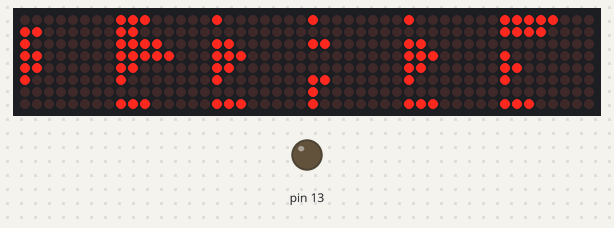
Recording of a sketch running on a simulated Arduino Uno, built with avr-gcc and run on an emulated ATmega328P. Shown: 48×8 LED matrix, output pins drawn as LEDs (lit = HIGH).

Above: at 4.07 s.
At 6.03 s:
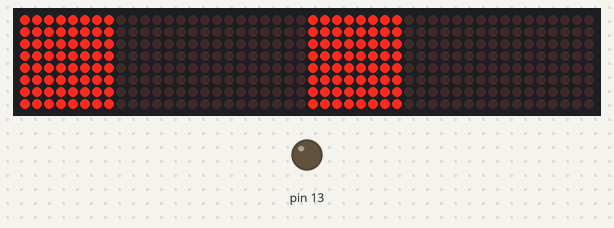
At 8.07 s:
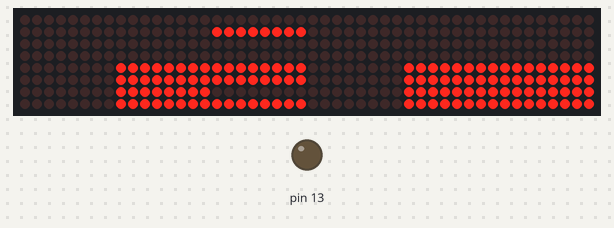

Measured:
- by itself, everything shown: repeats every 8.6 s, in 126 steps

The sketch:

igloo.ino
```cpp
#include <MaxMatrix.h>
const byte DATA1 = 11;  // 資料輸入線
const byte CS1= 10;  // 晶片選擇線
const byte CLK1 = 9;// 時脈線
const byte DATA2 = 11;  // 資料輸入線
const byte CS2= 10;  // 晶片選擇線
const byte CLK2 = 9;  // 時脈線
const byte maxInUse = 6;   // 代表串連兩個MAX7219模組
MaxMatrix m1(DATA1, CS1, CLK1, maxInUse);
//MaxMatrix m2(DATA2, CS2, CLK2, maxInUse);

long long int light_data1[] = {0, 0, 0, 0, 0, 0, 0, 0};
long long int light_data2[] = {0, 0, 0, 0, 0, 0, 0, 0};

short LED_R2[16] = {3, 7, 2, 4, 0, 5, 1, 6, 27, 31, 26, 28, 24, 29, 25, 30};
short LED_G2[16] = {14, 8, 10, 11, 22, 21, 20, 19, 38, 32, 34, 35, 46, 45, 44, 43};
short LED_B2[16] = {9, 13, 12, 15, 17, 16, 18, 23, 33, 37, 36, 39, 41, 40, 42, 47};

short LED_R1[16] = {27, 31, 26, 28, 24, 29, 25, 30, 3, 7, 2, 4, 0, 5, 1, 6};
short LED_G1[16] = {33, 32, 34, 35, 41, 40, 42, 43, 9, 8, 10, 11, 22, 16, 18, 19};
short LED_B1[16] = {38, 37, 36, 39, 46, 45, 44, 47, 14, 13, 12, 15, 17, 21, 20, 23};

void reset1(){
  for (int i=0;i<8;i++){
    light_data1[i]  = (long long int)0;
  }
}

void reset2(){
  for (int i=0;i<8;i++){
    light_data2[i]  = (long long int)0;
  }
}

void set_color1(int LED_NUM, int R, int G, int B){
  for (int i=0;i<R;i++){
    light_data1[i] |= ((long long int)1 << LED_R1[LED_NUM]);
  }
  for (int i=0;i<G;i++){
    light_data1[i] |= ((long long int)1 << LED_G1[LED_NUM]);
  }
  for (int i=0;i<B;i++){
    light_data1[i] |= ((long long int)1 << LED_B1[LED_NUM]);
  }
}

void set_color2(int LED_NUM, int R, int G, int B){
  for (int i=0;i<R;i++){
    light_data2[i] |= ((long long int)1 << LED_R2[LED_NUM]);
  }
  for (int i=0;i<G;i++){
    light_data2[i] |= ((long long int)1 << LED_G2[LED_NUM]);
  }
  for (int i=0;i<B;i++){
    light_data2[i] |= ((long long int)1 << LED_B2[LED_NUM]);
  }
}

void show1(){
  for (int i=0;i<6;i++){
    byte ttt[] = {8, 8, 0, 0, 0, 0, 0, 0, 0, 0};
    for (int j=0;j<8;j++){
      ttt[j+2] = (light_data1[j] >> (i*8));
      //Serial.print(ttt[j+2]);
      //Serial.print(" ");
    }
    //Serial.println();
    m1.writeSprite(i*8, 0, ttt);
  }
}

void show2(){
  for (int i=0;i<6;i++){
    byte ttt[] = {8, 8, 0, 0, 0, 0, 0, 0, 0, 0};
    for (int j=0;j<8;j++){
      ttt[j+2] = (light_data2[j] >> (i*8));
      //Serial.print(ttt[j+2]);
      //Serial.print(" ");
    }
    //Serial.println();
    //m2.writeSprite(i*8, 0, ttt);
  }
}

void setup() {
  // put your setup code here, to run once:
  m1.init();
  //m2.init();
  m1.setIntensity(20);
  //m2.setIntensity(20);
  //delay(1000);
  pinMode(13, OUTPUT);
  Serial.begin(9600);
}

void loop() {
  m1.init();

  for (int i=0;i<16;i++){
    set_color1(i, 6, 0, 0);
    show1();
    delay(50);
    reset1();
  }
  for (int i=0;i<16;i++){
    set_color1(i, 0, 6, 0);
    show1();
    delay(50);
    reset1();
  }
  for (int i=0;i<16;i++){
    set_color1(i, 0, 0, 6);
    show1();
    delay(50);
    reset1();
  }

  for (int i=0;i<16;i++){
    set_color1(i, i%3, i%6, i%4);
    show1();
    delay(50);
  }
  for (int i=0;i<16;i++){
    set_color1(i, i%6, i%4, i%3);
    show1();
    delay(50);
  }
  reset1();
  for (int j=8;j>0;j--){
    for (int i=0;i<16;i++){
      set_color1(i, j, j, j);
    }
    show1();
    reset1();
    delay(50);
  }
  reset1();
  for (int j = 1;j<9;j++){
    for (int i=0;i<16;i++){
      set_color1(i, j, 0, 0);
    }
    show1();
    delay(50);
    reset1();
  }
  for (int j = 8;j > 0;j--){
    for (int i=0;i<16;i++){
      set_color1(i, j, 0, 0);
    }
    show1();
    delay(50);
    reset1();
  }

  for (int j = 1;j<9;j++){
    for (int i=0;i<16;i++){
      set_color1(i, 0, j, 0);
    }
    show1();
    delay(50);
    reset1();
  }
  for (int j = 8;j > 0;j--){
    for (int i=0;i<16;i++){
      set_color1(i, 0, j, 0);
    }
    show1();
    delay(50);
    reset1();
  }

  for (int j = 1;j<9;j++){
    for (int i=0;i<16;i++){
      set_color1(i, 0, 0, j);
    }
    show1();
    delay(50);
    reset1();
  }
  for (int j = 8;j > 0;j--){
    for (int i=0;i<16;i++){
      set_color1(i, 0, 0, j);
    }
    show1();
    delay(50);
    reset1();
  }
}
```
